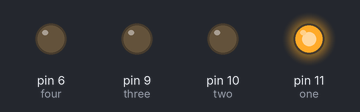
Simulated run of this sketch. Board: Arduino Uno, built with avr-gcc and run on an emulated ATmega328P. Shown: output pins drawn as LEDs (lit = HIGH).

Above: at 0.5 s.
At 3.5 s:
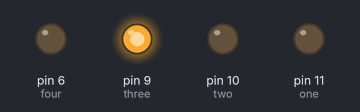
At 5.5 s:
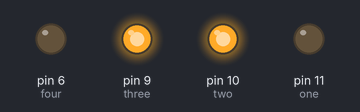
At 7.5 s:
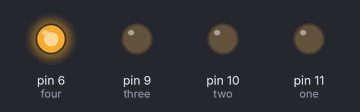
At 11.5 s:
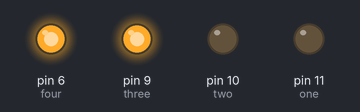
At 15.0 s:
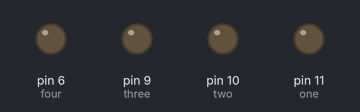
Timing chart, 0 to 20.8 s (numbered marks = the images above):
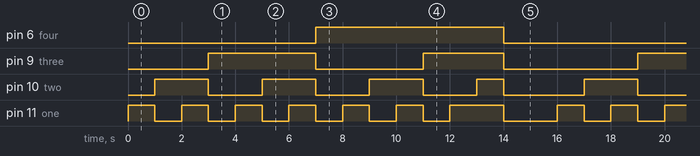

The sketch:

BinaryCounter.ino
```cpp
int one = 11;
int two = 10;
int three = 9;
int four = 6;
int del = 1000;


void setup() {
pinMode(one, OUTPUT);
pinMode(two, OUTPUT);
pinMode(three, OUTPUT);
pinMode(four, OUTPUT);
}

void loop() {
digitalWrite(one, HIGH);
digitalWrite(two, LOW);
digitalWrite(three, LOW);
digitalWrite(four, LOW);
delay(del);

digitalWrite(one, LOW);
digitalWrite(two, HIGH);
digitalWrite(three, LOW);
digitalWrite(four, LOW);
delay(del);

digitalWrite(one, HIGH);
digitalWrite(two, HIGH);
digitalWrite(three, LOW);
digitalWrite(four, LOW);

delay(del);

digitalWrite(one, LOW);
digitalWrite(two, LOW);
digitalWrite(three, HIGH);
digitalWrite(four, LOW);

delay(del);

digitalWrite(one, HIGH);
digitalWrite(two, LOW);
digitalWrite(three, HIGH);
digitalWrite(four, LOW);

delay(del);

digitalWrite(one, LOW);
digitalWrite(two, HIGH);
digitalWrite(three, HIGH);
digitalWrite(four, LOW);

delay(del);

digitalWrite(one, HIGH);
digitalWrite(two, HIGH);
digitalWrite(three, HIGH);
digitalWrite(four, LOW);

delay(del);

digitalWrite(one, LOW);
digitalWrite(two, LOW);
digitalWrite(three, LOW);
digitalWrite(four, HIGH);

delay(del);

digitalWrite(one, HIGH);
digitalWrite(two, LOW);
digitalWrite(three, LOW);
digitalWrite(four, HIGH);

delay(del);

digitalWrite(one, LOW);
digitalWrite(two, HIGH);
digitalWrite(three, LOW);
digitalWrite(four, HIGH);

delay(del);

digitalWrite(one, HIGH);
digitalWrite(two, HIGH);
digitalWrite(three, LOW);
digitalWrite(four, HIGH);

delay(del);

digitalWrite(one, LOW);
digitalWrite(two, LOW);
digitalWrite(three, HIGH);
digitalWrite(four, HIGH);

delay(del);

digitalWrite(one, HIGH);
digitalWrite(two, LOW);
digitalWrite(three, HIGH);
digitalWrite(four, HIGH);

delay(del);

digitalWrite(one, HIGH);
digitalWrite(two, HIGH);
digitalWrite(three, HIGH);
digitalWrite(four, HIGH);

delay(del);

digitalWrite(one, LOW);
digitalWrite(two, LOW);
digitalWrite(three, LOW);
digitalWrite(four, LOW);

delay(2000);


}
```

Measured:
- by itself, pin 6 (four): alternates HIGH for 7.0 s and LOW for 9.0 s
- by itself, pin 9 (three): repeats every 16.0 s: LOW 4.0 s, HIGH 3.0 s, LOW 5.0 s, HIGH 4.0 s
- by itself, pin 10 (two): repeats every 16.0 s: 2 × (LOW 2.0 s, HIGH 2.0 s), LOW 2.0 s, HIGH 1.0 s, LOW 3.0 s, HIGH 2.0 s
- by itself, pin 11 (one): repeats every 16.0 s: 5 × (LOW 1.0 s, HIGH 1.0 s), LOW 1.0 s, HIGH 2.0 s, LOW 2.0 s, HIGH 1.0 s
